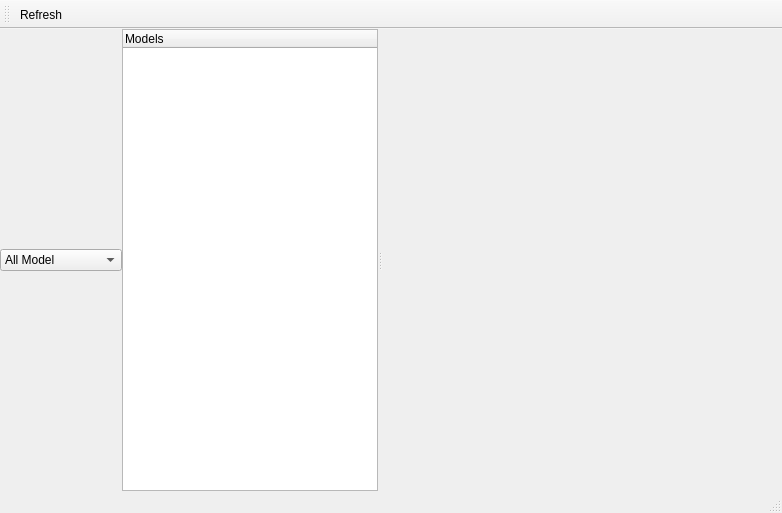
<ui version="4.0" >
 <class>ModelViewerClass</class>
 <widget class="QMainWindow" name="ModelViewerClass" >
  <property name="geometry" >
   <rect>
    <x>0</x>
    <y>0</y>
    <width>711</width>
    <height>513</height>
   </rect>
  </property>
  <property name="windowTitle" >
   <string>ModelViewer</string>
  </property>
  <widget class="QWidget" name="centralWidget" >
   <layout class="QHBoxLayout" >
    <property name="spacing" >
     <number>0</number>
    </property>
    <property name="leftMargin" >
     <number>0</number>
    </property>
    <property name="topMargin" >
     <number>0</number>
    </property>
    <property name="rightMargin" >
     <number>0</number>
    </property>
    <property name="bottomMargin" >
     <number>0</number>
    </property>
    <item>
     <widget class="QComboBox" name="modelType" >
      <item>
       <property name="text" >
        <string>All Model</string>
       </property>
      </item>
      <item>
       <property name="text" >
        <string>Model Loaded</string>
       </property>
      </item>
      <item>
       <property name="text" >
        <string>Model Map Used</string>
       </property>
      </item>
     </widget>
    </item>
    <item>
     <widget class="QSplitter" name="splitter" >
      <property name="orientation" >
       <enum>Qt::Horizontal</enum>
      </property>
      <widget class="DirTree" name="treeWidget" >
       <property name="sizePolicy" >
        <sizepolicy vsizetype="Preferred" hsizetype="Fixed" >
         <horstretch>0</horstretch>
         <verstretch>0</verstretch>
        </sizepolicy>
       </property>
       <column>
        <property name="text" >
         <string>Models</string>
        </property>
       </column>
      </widget>
      <widget class="PreviewWidget" native="1" name="previewWidget" >
       <property name="sizePolicy" >
        <sizepolicy vsizetype="Expanding" hsizetype="Expanding" >
         <horstretch>0</horstretch>
         <verstretch>0</verstretch>
        </sizepolicy>
       </property>
       <property name="minimumSize" >
        <size>
         <width>400</width>
         <height>0</height>
        </size>
       </property>
      </widget>
     </widget>
    </item>
   </layout>
  </widget>
  <widget class="QMenuBar" name="menuBar" >
   <property name="geometry" >
    <rect>
     <x>0</x>
     <y>0</y>
     <width>711</width>
     <height>21</height>
    </rect>
   </property>
  </widget>
  <widget class="QToolBar" name="mainToolBar" >
   <attribute name="toolBarArea" >
    <enum>TopToolBarArea</enum>
   </attribute>
   <attribute name="toolBarBreak" >
    <bool>false</bool>
   </attribute>
   <addaction name="actionRefresh" />
  </widget>
  <widget class="QStatusBar" name="statusBar" />
  <action name="actionRefresh" >
   <property name="text" >
    <string>Refresh</string>
   </property>
  </action>
 </widget>
 <layoutdefault spacing="6" margin="11" />
 <customwidgets>
  <customwidget>
   <class>PreviewWidget</class>
   <extends>QWidget</extends>
   <header>renderwidget.h</header>
   <container>1</container>
  </customwidget>
  <customwidget>
   <class>DirTree</class>
   <extends>QTreeWidget</extends>
   <header>dirtree.h</header>
  </customwidget>
 </customwidgets>
 <resources/>
 <connections/>
</ui>
